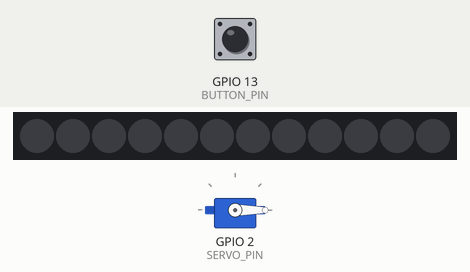
A sketch run on a simulated ESP32. Shown: servo, 12 RGB LEDs in strip order, left to right. The test bench sets the inputs (shaded band); at power-on: GPIO 13 (BUTTON_PIN) HIGH. Dim RGB values are drawn brighter than linear; what the sketch prints to the serial monitor is not drawn.

Above: at 1.2 s.
1.3 s: GPIO 13 (BUTTON_PIN) pulled LOW for 0.15 s
At 2.3 s:
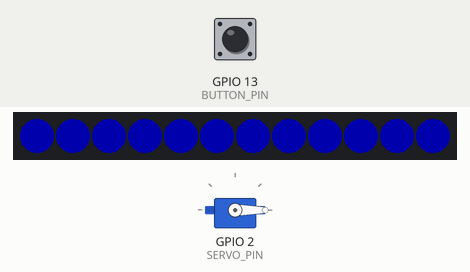
2.9 s: GPIO 13 (BUTTON_PIN) pulled LOW for 3.2 s
At 6.2 s:
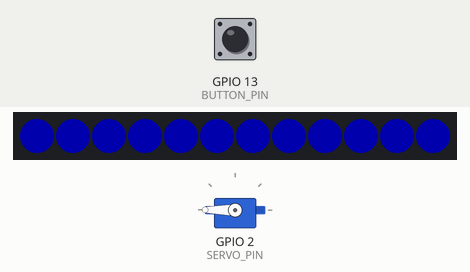
7.6 s: GPIO 13 (BUTTON_PIN) pulled LOW for 1 s
At 9.5 s:
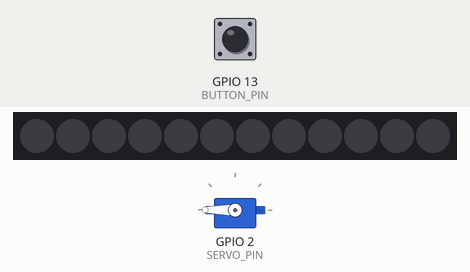
10.1 s: GPIO 13 (BUTTON_PIN) driven LOW
13.1 s: GPIO 13 (BUTTON_PIN) driven HIGH
Timing chart, 0 to 15.6 s (numbered marks = the images above; inputs shaded):
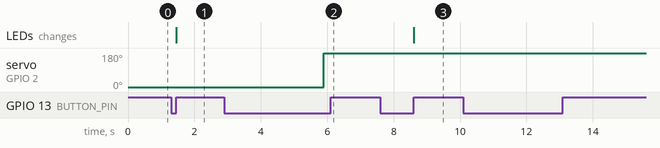

The sketch:

test_touchSensor.ino
```cpp
#include <ESP32Servo.h>         // ESP32Servo 库
#include <Adafruit_NeoPixel.h>

// 定义引脚
#define BUTTON_PIN 13     // 按钮连接到D13
#define SERVO_PIN 2       // 舵机连接到D2
#define LED_PIN 25        // WS2812 LED灯带连接到D25
#define LED_COUNT 12      // LED灯带数量为12

// 创建对象
Servo myServo;
Adafruit_NeoPixel strip(LED_COUNT, LED_PIN, NEO_GRB + NEO_KHZ800);

// 状态变量
bool servoState = false;   // 舵机状态（false为关闭）
bool ledState = false;     // LED灯状态（false为关闭）
bool buttonPressed = false;
unsigned long buttonPressTime = 0;
const long longPressTime = 3000;  // 长按定义为3秒
bool longPressTriggered = false;  // 长按是否已触发标志

void setup() {
  // 初始化串口
  Serial.begin(115200);

  // 初始化按钮引脚为输入，使用内部上拉电阻
  pinMode(BUTTON_PIN, INPUT_PULLUP);

  // 初始化舵机
  myServo.attach(SERVO_PIN);
  myServo.write(0);  // 初始位置为0度

  // 初始化LED灯带
  strip.begin();
  strip.show();  // 初始化为全部关闭
  strip.setBrightness(50);  // 设置亮度（0-255）
}

void loop() {
  // 检测按钮状态
  checkButton();
}

void checkButton() {
  // 读取按钮状态（低电平为按下）
  bool currentState = !digitalRead(BUTTON_PIN);

  // 按钮按下
  if (currentState && !buttonPressed) {
    buttonPressed = true;
    buttonPressTime = millis();
    longPressTriggered = false;
    Serial.println("按钮被按下");
  }

  // 按钮持续按下，检查是否达到长按时间
  else if (currentState && buttonPressed) {
    unsigned long pressDuration = millis() - buttonPressTime;

    // 达到长按时间且尚未触发长按动作
    if (pressDuration >= longPressTime && !longPressTriggered) {
      toggleServo();
      longPressTriggered = true;  // 设置标志，防止重复触发
      Serial.println("长按3秒检测到，切换舵机状态");
    }
  }

  // 按钮释放
  else if (!currentState && buttonPressed) {
    unsigned long pressDuration = millis() - buttonPressTime;
    buttonPressed = false;

    // 短按（小于3秒）且没有触发过长按动作 - 控制LED灯
    if (pressDuration < longPressTime && !longPressTriggered) {
      toggleLED();
      Serial.println("短按检测到，切换LED状态");
    }

    // 重置长按触发标志
    longPressTriggered = false;
  }
}

// 切换舵机状态
void toggleServo() {
  servoState = !servoState;

  if (servoState) {
    // 打开舵机（旋转到180度）
    myServo.write(180);
    Serial.println("舵机：开启（180度）");
  } else {
    // 关闭舵机（旋转到0度）
    myServo.write(0);
    Serial.println("舵机：关闭（0度）");
  }
}

// 切换LED灯状态
void toggleLED() {
  ledState = !ledState;

  if (ledState) {
    // 打开LED灯（设置为蓝色）
    for (int i = 0; i < LED_COUNT; i++) {
      strip.setPixelColor(i, strip.Color(0, 0, 255));
    }
    strip.show();
    Serial.println("LED灯带：开启");
  } else {
    // 关闭LED灯
    strip.clear();
    strip.show();
    Serial.println("LED灯带：关闭");
  }
}
```

Measured:
- after the input at 1.3 s, the LEDs: change after 0.15 s (image 1)
- after the input at 2.9 s, servo on GPIO 2 (SERVO_PIN): 0° → 180° after 3.0 s
- after the input at 7.6 s, the LEDs: change after 1.0 s (image 3)
- after the input at 10.1 s, every drawn part: stays the same
- after the input at 13.1 s, servo on GPIO 2 (SERVO_PIN): stays 180° (without the input it goes to 0° after 0.00 s)
